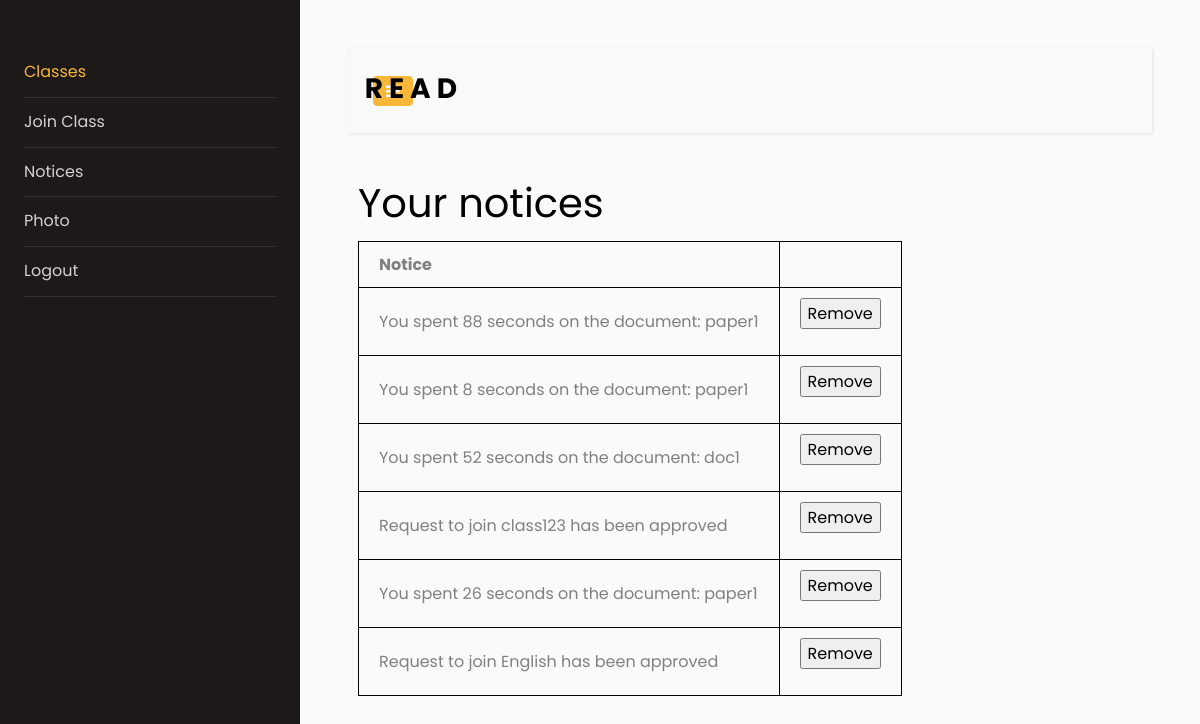
/read/student/notices/ (signed in), run on an earlier commit of the app's database.
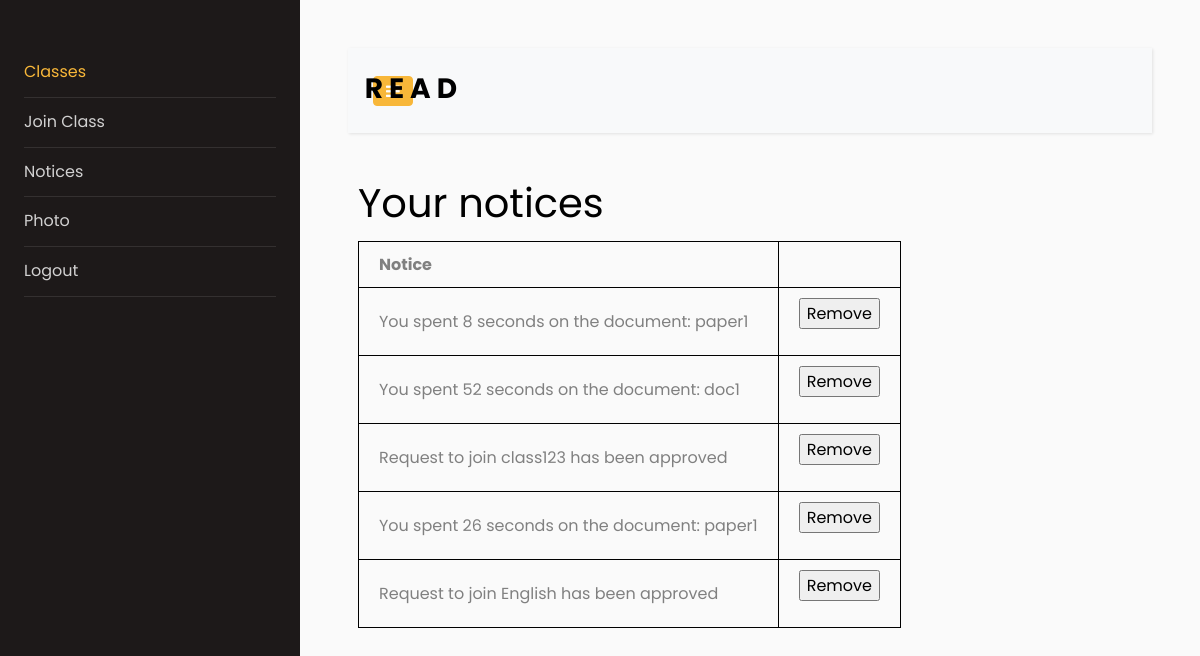
And on a later commit of the database.
### read/models.py (models this page shows)
class Student_Notice(models.Model):
    student = models.ForeignKey(Student, on_delete=models.CASCADE, blank=False)
    notice = models.CharField(max_length=300, blank=False)

### read/views.py (the view)
# urls.py: path('student/notices/', views.student_notices_view, name='student_notices_view'),
@login_required
@user_passes_test(user_is_student)
@user_passes_test(user_not_admin, login_url='/read/admin_redirected')
def student_notices_view(request):
    student = Student.objects.get(user=request.user)
    if(request.method == 'POST'):
        notice_pk = int(request.POST.get('notice_pk'))
        assert notice_pk is not None
        notice = Student_Notice.objects.get(pk=notice_pk)
        notice.delete()
    try:
        notices = Student_Notice.objects.filter(student=student)
    except Exception as e:
        notices = None
    reversed_notices = list(reversed(notices))
    return render(request, 'read/student/student_notices.html', {'notices' : reversed_notices})

### read/views.py (called while the page is built)
def user_is_student(user):
    return user.is_student

def user_not_admin(user):
    return not user.is_superuser

### read/templates/read/student/student_notices.html (shortened to what this page needs)
{% extends "./student_base.html" %}
{% block content %}
    <h1>Your notices</h1>
    <table>
        <th>Notice</th>
        {% for notice in notices %}
        <tr>
            <td>{{ notice.notice }}</td>
            <td>
                <form action="{% url 'student_notices_view' %}" method="post">
                <input type="submit" value="Remove">
                </form>
            </td>
        </tr>
        {% empty %}
        <tr>
            <td>You do not have any notices.</td>
        </tr>
        {% endfor %}
    </table>
{% endblock %}

What changed in the data, as far as the page shows it:
removed Student_Notice: notice "You spent 88 seconds on the document: paper1"
